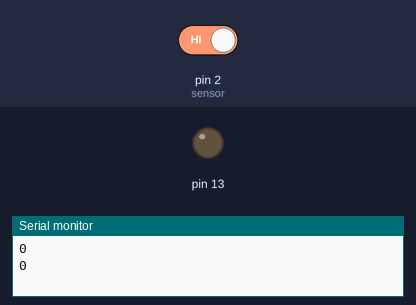
This sketch was run on a simulated Arduino Uno, built with avr-gcc and run on an emulated ATmega328P. Shown: output pins drawn as LEDs (lit = HIGH), the last lines printed to the serial monitor. The inputs (shaded band) are chosen by the test bench; at power-on: pin 2 (sensor) HIGH.

Above: at 2.8 s.
2.9 s: pin 2 (sensor) driven LOW
At 4.0 s:
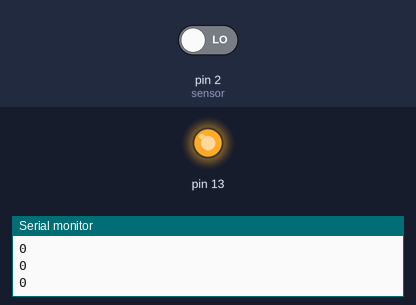
4.5 s: pin 2 (sensor) driven HIGH
At 5.5 s:
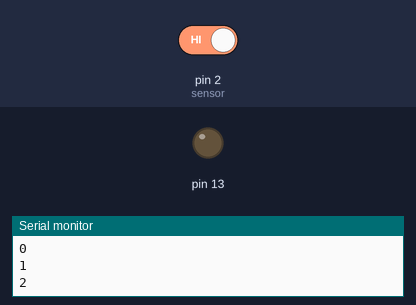
Timing chart, 0 to 7.5 s (numbered marks = the images above; inputs shaded):
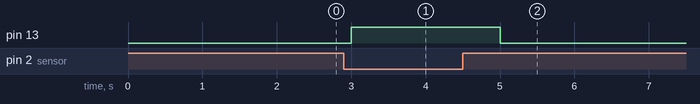

Measured:
- after the input at 2.9 s, pin 13: LOW → HIGH after 0.10 s
- after the input at 4.5 s, pin 13: HIGH → LOW after 0.50 s

The sketch:

infra_red_sensor_with_serial_communication.ino
```cpp
/*programm: using infrared sensor count the products */

void setup()
{
  //configuration of pins in arduino
  pinMode(2,INPUT);
  pinMode(13,OUTPUT);
  Serial.begin(9600);//initialize the serial monitor
}
int count=0;
void loop()

{
  int value= digitalRead(2);//reads the sensor values

  if(value==0)
  {
    digitalWrite(13,1);//led on when detects an object
    delay(1000);
    count++;
  }
  if(value==1)
  {
    digitalWrite(13,0);//led off when doesnt detects the any object
    delay(1000);
  }
 Serial.println(count); //prints the count how many times object as detected
}
```
